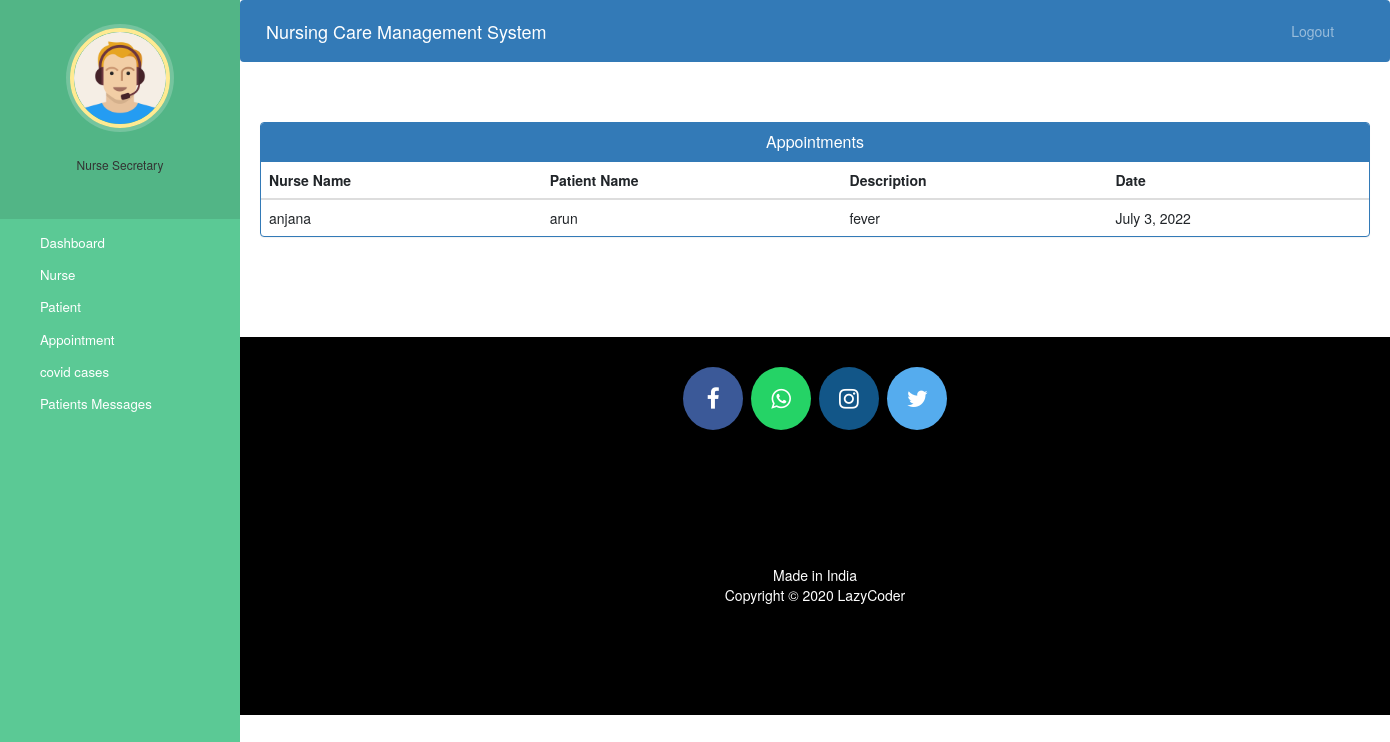
/admin-view-appointment (signed in), run on the app's committed database.
### hospital/models.py (models this page shows)
class Appointment(models.Model):
    patientId=models.PositiveIntegerField(null=True)
    doctorId=models.PositiveIntegerField(null=True)
    patientName=models.CharField(max_length=40,null=True)
    doctorName=models.CharField(max_length=40,null=True)
    appointmentDate=models.DateField(auto_now=True)
    description=models.TextField(max_length=500)
    status=models.BooleanField(default=False)

### hospital/views.py (the view)
# urls.py: path('admin-view-appointment', views.admin_view_appointment_view,name='admin-view-appointment'),
@login_required(login_url='adminlogin')
@user_passes_test(is_admin)
def admin_view_appointment_view(request):
    appointments=models.Appointment.objects.all().filter(status=True)
    return render(request,'hospital/admin_view_appointment.html',{'appointments':appointments})

### hospital/views.py (called while the page is built)
def is_admin(user):
    return user.groups.filter(name='ADMIN').exists()

### templates/hospital/admin_view_appointment.html (shortened to what this page needs)
{% extends 'hospital/admin_base.html' %}
{% block content %}
<head>
  <link href="//netdna.bootstrapcdn.com/bootstrap/3.0.0/css/bootstrap.min.css" rel="stylesheet" id="bootstrap-css">
</head>
<div class="container">
  <div class="panel panel-primary">
    <div class="panel-heading">
      <h6 class="panel-title">Appointments</h6>
    </div>
    <table class="table table-hover" id="dev-table">
      <thead>
        <tr>
          <th>Nurse Name</th>
          <th>Patient Name</th>
          <th>Description</th>
          <th>Date</th>
        </tr>
      </thead>
      {% for a in appointments %}
      <tr>
        <td> {{a.doctorName}}</td>
        <td>{{a.patientName}}</td>
        <td>{{a.description}}</td>
        <td>{{a.appointmentDate}}</td>
      </tr>
      {% endfor %}
    </table>
  </div>
</div>
{% endblock content %}

### static/style.css (style rules this page uses)
body { padding-left: 240px; }

### templates/hospital/admin_base.html (style rules this page uses)
body { padding-left: 240px; }

### templates/hospital/admin_view_appointment.html (style rules this page uses)
h6 { text-align: center; }

### data on the page
Appointment: doctorName "anjana", patientName "arun", description "fever", appointmentDate "July 3, 2022"
